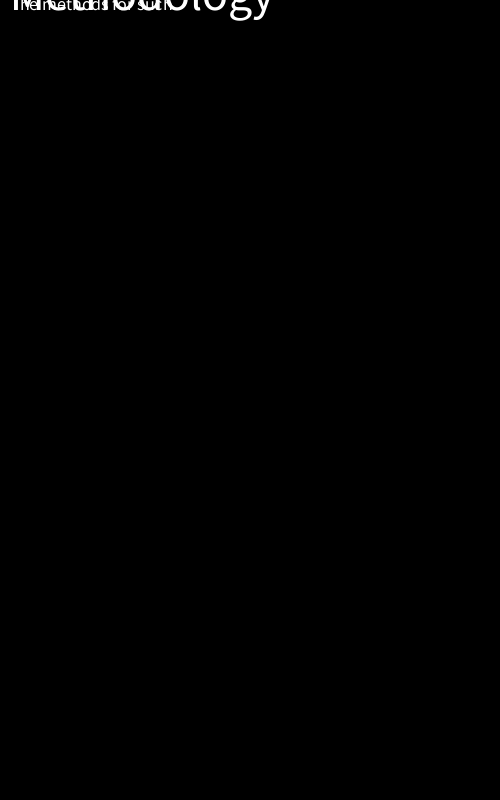
Frame 1 (no input)
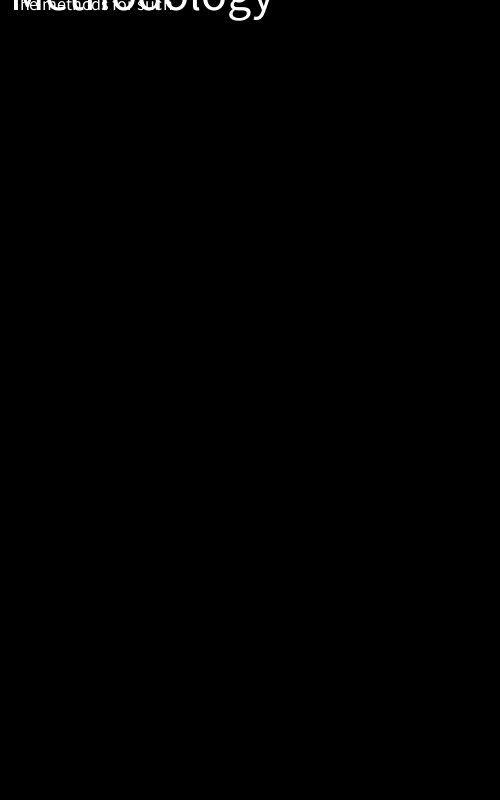
Frame 60 (the mouse pressed at the canvas centre just before this capture)
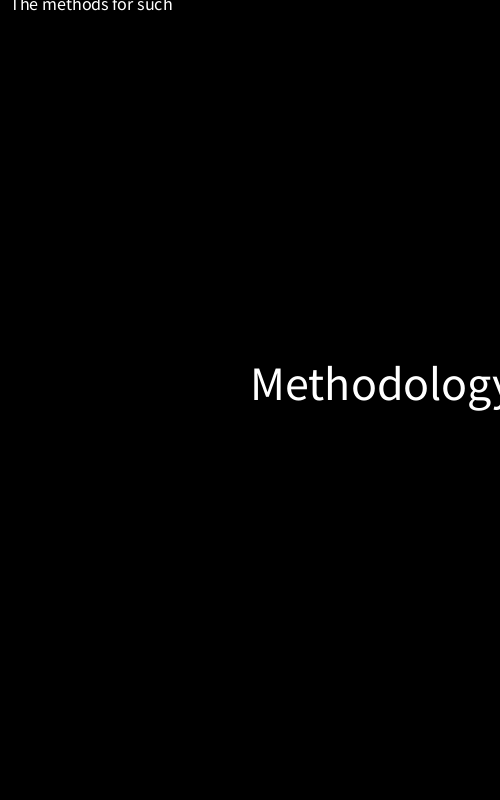
Frame 120 (the mouse held since frame 60 and released just before this capture)

The Processing sketch that drew these frames (run headless with seeded random() and noise(); from frame 60 on, the mouse is pressed at the canvas centre):

// Processing sketch: ex_word_printMovable
// ── ex_word_printMovable.pde
Text a;
Text b;

Text text[] = new Text[9];
int i = 0;

void setup() {
  a = new Text("Methodology", 48);
  b = new Text("The methods for such", 18);

  for (int i = 0; i < text.length; i++) {
  }

  size(500, 800);
}

void draw() {

  background(0);
  text[0] = a;
  text[1] = b;

  if (mousePressed) {
    switch(i) {

    case 0:
      text[0].mousePressed();
      break;
    case 1:
      text[1].mousePressed();
      break;
    case 2:
      text[2].mousePressed();
      break;
    case 3:
      text[3].mousePressed();
      break;
    case 4:
      text[4].mousePressed();
      break;
    }
  }




  a.display();
  b.display();
}

void mousePressed() {

  //a.mousePressed();
}


// ── text.pde
class Text {

  int size;
  String t;
  int x = 10;
  int y = 10;

  Text(String _t, int _size) {

    size = _size;
    t = _t;
  }

  void display() {
    textSize(size);
    text(t, x, y);
  }

  void mousePressed() {

    x = mouseX;
    y = mouseY;
  }
  
  boolean hold(){
    if(mouseX > x && mouseX < 300 && mouseY > y && mouseY < 20){
     return true; 
    }
    else return false;
  }
  
}


// ── textArray.pde
class TextArray{
  
  
  
  
  
  
  
}
